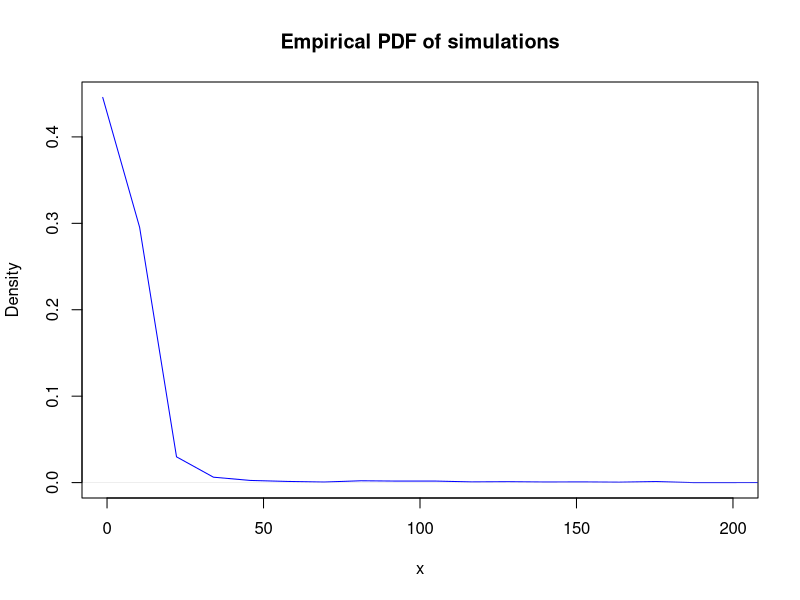
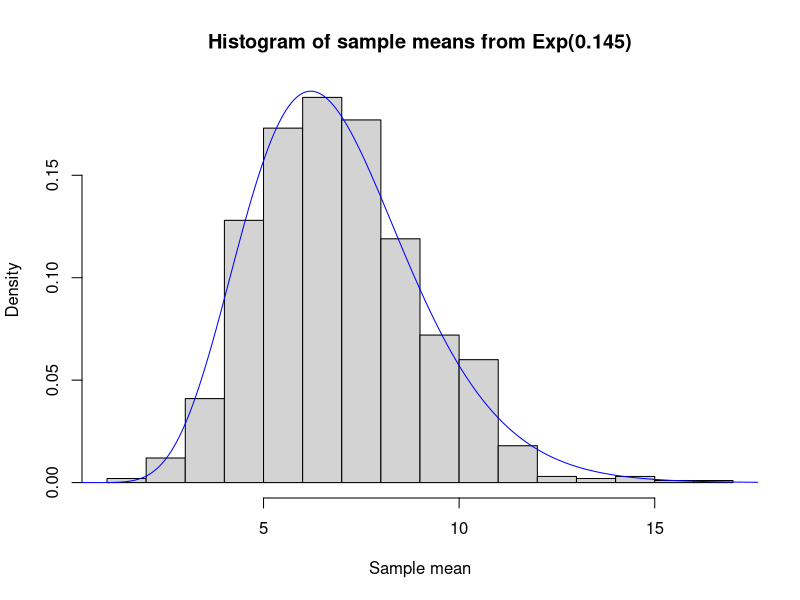
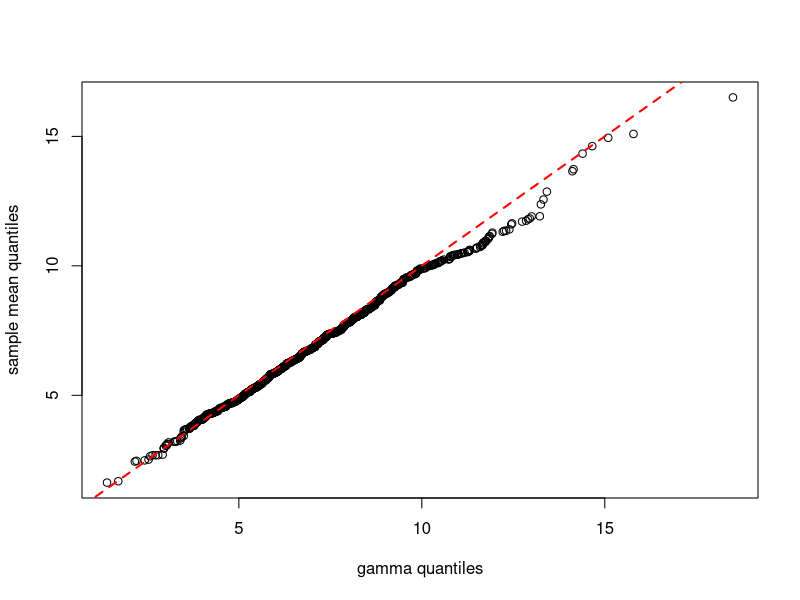

Source code (R) for these figures, in order:
#CS1B Y1 Assignment

#-------------------------------------------------------------
#Y1.1 Binomial distribution
#-------------------------------------------------------------

n <- 1000
p <- 0.05

#(i) median

qbinom(0.5,n,p)

#answer:50

#(ii)P(45 <= D <= 59)
#(a) exact probability

pbinom(59,n,p) - pbinom(44,n,p)

#answer: 0.6985849

#(b) Poisson approx

#Bin(n,p) ~ Poi(np) = Poi(50)

ppois(59,n*p) - ppois(44,n*p)

#answer: 0.6866947

#(c) Normal approx

#Bin(n,p) ~ N(np,npq) = N(50,47.5)

pnorm(59.5,n*p,sqrt(n*p*(1-p))) - pnorm(44.5,n*p,sqrt(n*p*(1-p)))

#answer: 0.7035325

#-------------------------------------------------------------
#Y1.2 Simulation of unknown distribution
#-------------------------------------------------------------

#(i)(a) Simulate U(0,1)

set.seed(13)
u <- runif(1000,0,1)
u

#(i)(b)

#The CDF is 1-(1+x)^(-1)
#Setting u equal to the CDF and rearranging gives x= (1-u)^(-1) - 1

x <- (1-u)^(-1)-1
x

#(ii)	Simulations
#(a) Labelled empirical PDF

plot(density(x),xlim=c(0,200),main="Empirical PDF of simulations", xlab="x",col="blue")

#(b)

mean(x)

#answer: 14.54969

sd(x)

#answer: 199.7557

skew <- sum((x-mean(x))^3)/length(x)
skew/(sd(x)^3)

#answer: 27.72327

#The huge sd for such a small mean indicates that we have a very long tail
#this is confirmed by the massive coefficient of skewness


#-------------------------------------------------------------
#Y1.3 Binomial confidence intervals
#-------------------------------------------------------------

#(i) width of exact confidence interval

test <- binom.test(10,20)
test$conf[2]-test$conf[1]

#answer: 45.6%

#(ii) greatest width when n=10

width <- rep(0,20)

for (i in 1:20)
{test <-binom.test(i,20);width[i]<-test$conf[2]-test$conf[1]}

width

max(width)

#examining the widths, we can see the greatest occurs when n=10


#-------------------------------------------------------------
#Y1.4 Exponential modelling
#-------------------------------------------------------------

#(i) Non-parametric 99% confidence interval

#Since estimate for lambda is 1/sample mean we could obtain 99% confidence
#interval for the sample mean and find its reciprocal

x <- c(14, 4, 3, 2, 3, 1, 5, 10, 4, 23)

bm <- rep(0,1000)
set.seed(17)
for(i in 1:1000)
{y <- sample(x,replace=TRUE); bm[i] <- mean(y)}

#which is identical to:

set.seed(17)
bm <- replicate(1000,mean(sample(x,replace=TRUE)))

#99% confidence interval for the mean
ci <- quantile(bm,c(0.005,0.995))

#Hence 99% confidence interval for lambda
1/ci

#(ii) sample means

#(a) simulate 1000 sample means from Exp(0.145)

xbar<-rep(0,1000)

set.seed(19)
for (i in 1:1000)
{x<-rexp(10,0.145);xbar[i]<-mean(x)}

#which is identical to:

set.seed(19)
xbar <- replicate(1000,mean(rexp(10,0.145)))

#(b) Histogram

hist(xbar, prob=TRUE, main="Histogram of sample means from Exp(0.145)",xlab="Sample mean")

#(c) Probability

length(xbar[xbar<5])/length(xbar)

#answer: 0.183

#(iii) Superimpose gamma

#gamma(10,10*0.145) = gamma(10,1.45)

xvals <- seq(0,20,by=0.01)
lines(xvals,dgamma(xvals,10,1.45),type="l",col="blue")

#fairly similar

#(iv) Exact probability

pgamma(5,10,1.45)

#answer: 0.1957324

#About 7% difference in answers so not that close 

#(v) compare sample means and gamma
#(a) Simulate 1,000 values from gamma

set.seed(21)
sim <- rgamma(1000,10,1.45)

#(b) QQ plot

qqplot(sim,xbar,xlab="gamma quantiles",ylab="sample mean quantiles")
abline(0,1,col="red",lty=2,lwd=2)

#Good in the middle
#At lower end sample means are slightly higher than expected - so lighter lower tail
#At upper end sample means are much lower than expected - so lighter upper tail


#Not a very good fit
#Larger sample needed?